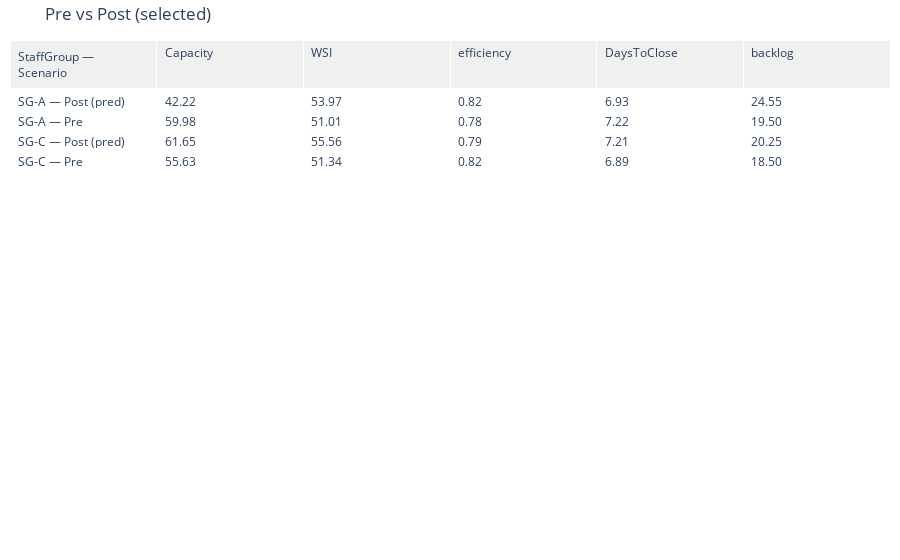

The cell this chart's notebook holds for it:
### Markdown cell above
### 🎯 Curated Results View
This cell creates a customized and more focused view of the simulation results. It allows the user to **select a specific subset of key metrics** for the final report.

The code then filters the main data and sanity-check tables to match this selection, renames columns for better readability (e.g., `WSI_0_100` to `WSI`), and **generates a new, cleaner plot**. This tailored view makes it easier to present the most important takeaways from the simulation. The new plot is then displayed and saved.

### Code cell
# --- PICK WHAT YOU WANT TO SHOW IN THE TABLE/PLOT ---
from capacity_pipeline import plot_color_grid_with_sanity_range
metrics_to_show = [
    "Capacity", "WSI_0_100", "efficiency", "days_to_close", "backlog"
]
# ^ keep/remove/reorder as you like; only columns present in `combined` will be used.

# 1) Build a trimmed view of the combined table
wanted_cols = ["StaffGroup", "Scenario"] + [m for m in metrics_to_show if m in combined.columns]
combined_view = combined[wanted_cols].copy()

# 2) Align sanity_df to the selected metrics (only metrics with p10/p95)
metrics_in_sanity = [m for m in metrics_to_show if m in sanity_df.index]
sanity_use = sanity_df.loc[metrics_in_sanity].copy()

rename_map = {"WSI_0_100": "WSI", "days_to_close": "DaysToClose"}
combined_view = combined_view.rename(columns=rename_map)
sanity_use = sanity_use.rename(index=rename_map)
fig_sel = plot_color_grid_with_sanity_range(
    combined_table=combined_view,
    sanity_df=sanity_use,
    metrics=[rename_map.get(m, m) for m in metrics_in_sanity],
    low_col="p10", high_col="p95",
    title="Pre vs Post (selected)"
)

# 4) Display
print("\n--- Sanity Check: Typical Metric Ranges (p10–p95) ---")
display(sanity_use)

print("\n--- Simulation Results: Comparing 'Before' vs. 'After' (selected metrics) ---")
fig_sel.show()

print("\n--- Detailed Dataframe (selected metrics) ---")
display(combined_view)

# 5) Save the selected plot (optional)
simulation_heatmap_path = "simulation_heatmap_selected.png"
fig_sel.write_image(simulation_heatmap_path)
print(f"✅ Simulation heatmap (selected metrics) saved to: {simulation_heatmap_path}")

### Figure 1 — Plotly figure (JSON) as saved in the notebook; plotly's stock layout.template omitted (floating-point values rounded to 4 significant figures)
{"data": [{"cells": {"align": "left", "fill": {"color": [["rgba(0,0,0,0)", "rgba(0,0,0,0)", "rgba(0,0,0,0)", "rgba(0,0,0,0)"], ["rgba(0,0,0,0)", "rgba(0,0,0,0)", "rgba(0,0,0,0)", "rgba(0,0,0,0)"], ["rgba(0,0,0,0)", "rgba(0,0,0,0)", "rgba(0,0,0,0)", "rgba(0,0,0,0)"], ["rgba(0,0,0,0)", "rgba(0,0,0,0)", "rgba(0,0,0,0)", "rgba(0,0,0,0)"], ["rgba(0,0,0,0)", "rgba(0,0,0,0)", "rgba(0,0,0,0)", "rgba(0,0,0,0)"], ["rgba(0,0,0,0)", "rgba(0,0,0,0)", "rgba(0,0,0,0)", "rgba(0,0,0,0)"]]}, "format": [null, ".2f", ".2f", ".2f", ".2f", ".2f"], "values": [["SG-A — Post (pred)", "SG-A — Pre", "SG-C — Post (pred)", "SG-C — Pre"], [42.22, 59.98, 61.65, 55.62], [53.97, 51.01, 55.56, 51.34], [0.8241, 0.7803, 0.787, 0.824], [6.93, 7.222, 7.207, 6.886], [24.55, 19.5, 20.25, 18.5]]}, "header": {"align": "left", "fill": {"color": "rgba(240,240,240,1)"}, "values": ["StaffGroup — Scenario", "Capacity", "WSI", "efficiency", "DaysToClose", "backlog"]}, "type": "table"}], "layout": {"margin": {"b": 10, "l": 10, "r": 10, "t": 40}, "title": {"text": "Pre vs Post (selected)"}}}
